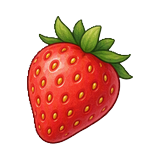
#> input picture cozy-paper/kit/assets/strawberry.png, 160 x 160 px
$ python cut_bg.py ../cozy-paper/kit/assets/strawberry.png out.png
#> lines starting #> are read from the running program, lines starting #| are printed output that depends on the picture; after the words box and inside, x2 and y2 are one past the last pixel; in counts of white or black regions, pixels touching at a corner belong together
"""
Turn a flat-background icon (e.g. from Gemini, which returns opaque PNGs) into a clean transparent PNG.

Why not a plain colour key: the highlight inside an icon is often the same white as the background, and a
global key eats it. This floods in from the edges instead, so only the outside is removed, and it un-blends
the soft edge pixels so no white halo is left around the dark outline.

Usage:
  python3 tools/cut_bg.py in.png out.png [--tol 30] [--pad 8]
"""
import argparse
from collections import deque

import numpy as np
from PIL import Image, ImageFilter

ap = argparse.ArgumentParser()
ap.add_argument('src'); ap.add_argument('out')
ap.add_argument('--tol', type=int, default=30, help='how far a pixel may differ from the corner colour and still count as background')
ap.add_argument('--pad', type=int, default=8, help='transparent margin left around the icon')
ap.add_argument('--mono', action='store_true',
                help='single-colour glyph on a flat background: alpha comes from brightness, so holes inside the '
                     'shape (a gear centre, a door) become transparent too, and the edge stays perfectly smooth')
ap.add_argument('--tint', default='#FFFFFF', help='--mono only: the colour the glyph is painted in')
a = ap.parse_args()

im = Image.open(a.src).convert('RGB')
arr = np.asarray(im).astype(np.int16)
h, w, _ = arr.shape
#> h = 160; w = 160
bg = np.median(np.concatenate([arr[0], arr[-1], arr[:, 0], arr[:, -1]]), axis=0)   # the frame's own colour
#> bg = [0, 0, 0]

if a.mono:
    lum = arr.mean(axis=2) / 255.0
    dark_bg = float(np.mean(bg)) < 128
    alpha = np.clip(lum if dark_bg else 1.0 - lum, 0, 1)
    lo, hi = 0.10, 0.92                                   # ignore sensor-ish noise, treat near-white as solid
    alpha = np.clip((alpha - lo) / (hi - lo), 0, 1)
    tint = tuple(int(a.tint.lstrip('#')[i:i + 2], 16) for i in (0, 2, 4))
    rgb = np.zeros((h, w, 3), 'uint8'); rgb[..., 0], rgb[..., 1], rgb[..., 2] = tint
    img = Image.fromarray(np.dstack([rgb, (alpha * 255).astype('uint8')]), 'RGBA')
    box = img.split()[-1].point(lambda v: 255 if v > 8 else 0).getbbox()
    img = img.crop((max(0, box[0] - a.pad), max(0, box[1] - a.pad), min(w, box[2] + a.pad), min(h, box[3] + a.pad)))
    img.save(a.out, optimize=True)
    print(f'{a.out}  {img.size[0]}x{img.size[1]}  mono glyph, holes kept')
    raise SystemExit

close = (np.abs(arr - bg).max(axis=2) <= a.tol)
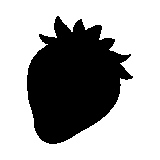
#> close: shape (160, 160) bool; 65.8% white; 1 black region, box (x1, y1, x2, y2) and area: (27, 16, 133, 144) 8762
out = np.zeros((h, w), bool)                       # background reachable from the edge
q = deque()
for x in range(w):
    for y in (0, h - 1):
        if close[y, x] and not out[y, x]: out[y, x] = True; q.append((y, x))
#> out: shape (160, 160) bool; 1.2% white in thin lines or dots
for y in range(h):
    for x in (0, w - 1):
        if close[y, x] and not out[y, x]: out[y, x] = True; q.append((y, x))
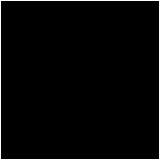
#> out: shape (160, 160) bool; 2.5% white in thin lines or dots
while q:
    cy, cx = q.popleft()
    for ny, nx in ((cy+1, cx), (cy-1, cx), (cy, cx+1), (cy, cx-1)):
        if 0 <= ny < h and 0 <= nx < w and close[ny, nx] and not out[ny, nx]:
            out[ny, nx] = True; q.append((ny, nx))

alpha = np.where(out, 0.0, 1.0)
# the 2px ring just inside the object is background blended with the edge colour: recover how much is object
ring = np.asarray(Image.fromarray((out * 255).astype('uint8')).filter(ImageFilter.MaxFilter(5))) > 0
ring &= ~out
lum = arr.mean(axis=2)
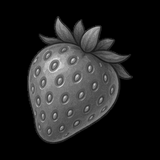
#> lum: shape (160, 160) float64; min 0, max 233.3, mean 33.2
bg_lum = float(np.mean(bg))
#> bg_lum = 0
est = np.clip((bg_lum - lum) / max(bg_lum, 1.0), 0.0, 1.0) if bg_lum > 128 else np.clip((lum - bg_lum) / max(255 - bg_lum, 1.0), 0.0, 1.0)
alpha[ring] = np.maximum(est[ring], .12)

rgb = arr.astype(np.float32)
m = ring & (alpha > .02)                                     # un-blend: remove the background colour mixed in
#> m: shape (160, 160) bool; 4.4% white in thin lines or dots, all inside (x1, y1, x2, y2) = (27, 16, 133, 144)
for c in range(3):
    ch = rgb[..., c]
    ch[m] = np.clip((ch[m] - (1 - alpha[m]) * bg[c]) / alpha[m], 0, 255)
    rgb[..., c] = ch
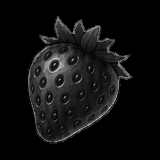
#> ch: shape (160, 160) float32; min 0, max 211, mean 15.7
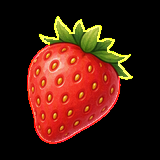
#> rgb: shape (160, 160, 3) float32; mean R, G, B 70.1, 27.9, 15.7

res = np.dstack([rgb.astype('uint8'), (alpha * 255).astype('uint8')])
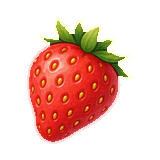
#> res: shape (160, 160, 4); mean R, G, B, A 70.1, 27.9, 15.7, 78.7; transparent parts drawn white
img = Image.fromarray(res, 'RGBA')
box = img.split()[-1].point(lambda v: 255 if v > 8 else 0).getbbox()
#> box = (27, 16, 133, 144)
img = img.crop((max(0, box[0] - a.pad), max(0, box[1] - a.pad), min(w, box[2] + a.pad), min(h, box[3] + a.pad)))
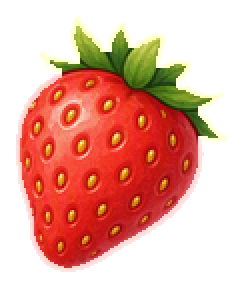
#> img: PIL image 122x144 RGBA (shown 2 times larger); mean R, G, B, A 102.2, 40.7, 22.8, 114.6; transparent parts drawn white
img.save(a.out, optimize=True)
print(f'{a.out}  {img.size[0]}x{img.size[1]}  background removed (corner colour {tuple(int(v) for v in bg)})')
#| out.png  122x144  background removed (corner colour (0, 0, 0))

$ run again, on cozy-paper/kit/assets/arrow-right.png
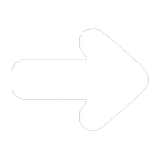
#> input picture cozy-paper/kit/assets/arrow-right.png, 160 x 160 px
#> bg = [0, 0, 0]
#> `close = (np.abs(arr - bg).max(axis=2) <= a.tol)`:
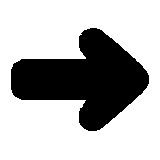
#> close: shape (160, 160) bool; 70.4% white; 1 black region, box (x1, y1, x2, y2) and area: (11, 28, 149, 131) 7570
#> bg_lum = 0
#> m: shape (160, 160) bool; 3.9% white in thin lines or dots, all inside (x1, y1, x2, y2) = (11, 28, 149, 131)
#> after the loop `for c in range(3):`:
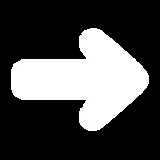
#> rgb: shape (160, 160, 3) float32; min 0, max 255, mean 75.5
#> box = (11, 28, 149, 131)
#| out.png  154x119  background removed (corner colour (0, 0, 0))

$ run again, on cozy-paper/kit/assets/bow.png
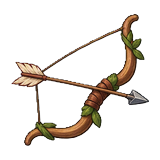
#> input picture cozy-paper/kit/assets/bow.png, 160 x 160 px
#> bg = [0, 0, 0]
#> close: shape (160, 160) bool; 85.4% white; 1 black region, box (x1, y1, x2, y2) and area: (11, 14, 148, 145) 3741
#> bg_lum = 0
#> m: shape (160, 160) bool; 5.8% white in thin lines or dots, all inside (x1, y1, x2, y2) = (11, 14, 148, 145)
#> box = (11, 14, 148, 145)
#> `img = img.crop((max(0, box[0] - a.pad), max(0, box[1] - a.pad), min(w,..`:
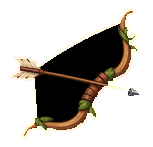
#> img: PIL image 153x147 RGBA; mean R, G, B, A 30.3, 24.4, 13.9, 80.1; transparent parts drawn white
#| out.png  153x147  background removed (corner colour (0, 0, 0))
